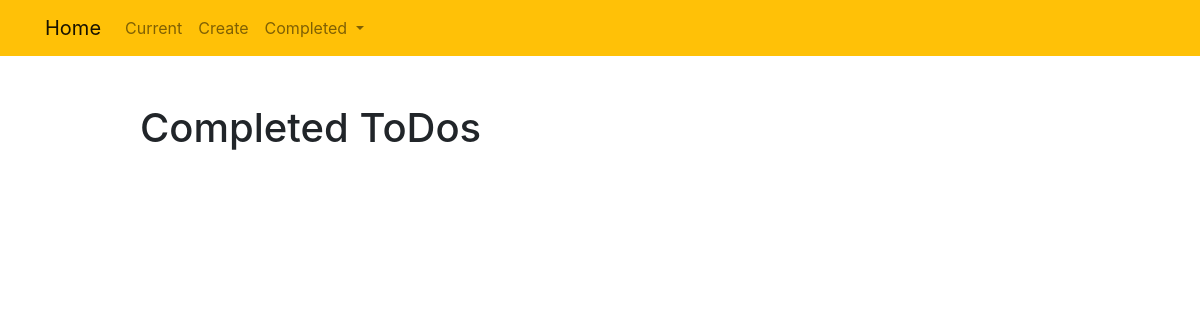
/completedcurrent/, run on an earlier commit of the app's database.
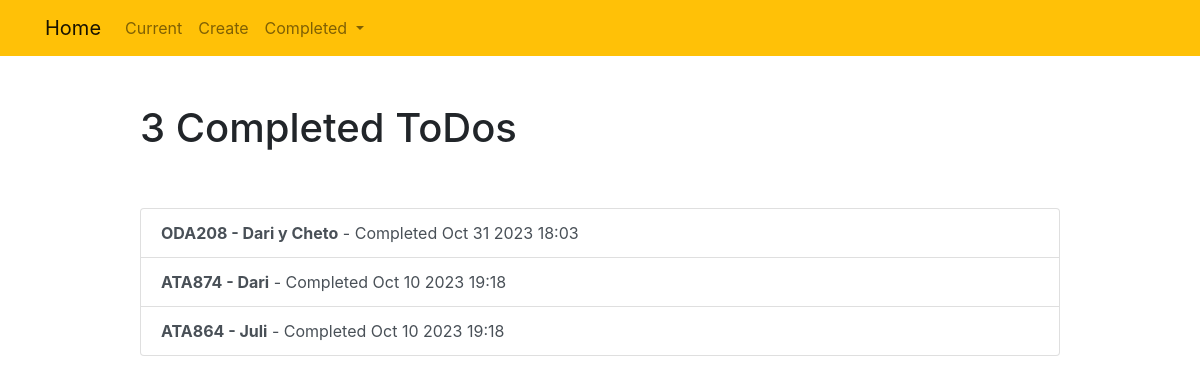
And on a later commit of the database.
### todos/models.py (models this page shows, shortened)
class Todo(models.Model):
	category = models.CharField(max_length=100, blank=True)
	title = models.CharField(max_length=100)
	memo = models.TextField(blank=True)
	created = models.DateTimeField(auto_now_add=True)
	datecompleted = models.DateTimeField(null=True, blank=True)
	important = models.BooleanField(default=False)

### todos/views.py (the view)
# urls.py: path('completedcurrent/', views.currentcompletedtodo ,name='currentcompletedtodo'),
def currentcompletedtodo(request):
	if request.method == 'GET':
		currentMonth = datetime.now().month
		match currentMonth:
			case 1:
				quarter="Delivery 1Q23"
			case 2:
				quarter="Delivery 1Q23"
			case 3:
				quarter="Delivery 1Q23"
			case 4:
				quarter="Delivery 2Q23"
			case 5:
				quarter="Delivery 2Q23"
			case 6:
				quarter="Delivery 2Q23"
			case 7:
				quarter="Delivery 3Q23"
			case 8:
				quarter="Delivery 3Q23"
			case 9:
				quarter="Delivery 3Q23"
			case 10:
				quarter="Delivery 4Q23"
			case 11:
				quarter="Delivery 4Q23"
			case 12:
				quarter="Delivery 4Q23"
		todos = Todo.objects.filter(datecompleted__isnull=False, category=quarter).order_by('-datecompleted')
		params = {'todos':todos}
		return render(request, 'todos/completedtodo.html', params)

### todos/templates/todos/completedtodo.html
{% extends 'todos/base.html' %}
{% block content %}
    <div class="row justify-content-center mt-5">
        <div class="col-md-10">
            {% if todos %}
                 <h1>{{ todos.count }} Completed ToDo{{ todos.count|pluralize }}</h1>
            {% else %}
                           <h1>Completed ToDos</h1>
            {% endif %}
        </div>
    </div>
    <div class="row justify-content-center mt-5">
        <div class="col-md-10" style="height: 450px; overflow: scroll;">
            <div class="list-group">
                {% for todo in todos %}
                    <a href="{% url 'viewtodo' todo.id %}" class="list-group-item list-group-item-action{% if todo.important %} list-group-item-success{% endif %}"><b>{{ todo.title }}</b> - Completed {{ todo.datecompleted|date:'M j Y H:i' }}</a>
                {% endfor %}
            </div>
        </div>
    </div>
{% endblock %}

### todos/templates/todos/base.html (shortened to what this page needs)
<!doctype html>
<html lang="en">
<head>
    <link rel="stylesheet" href="https://stackpath.bootstrapcdn.com/bootstrap/4.4.1/css/bootstrap.min.css">
</head>
<body>
<nav class="navbar navbar-expand-md navbar-light bg-warning">
<div class="container">
    <a class="navbar-brand" href="{% url 'home' %}">
        <span>Home</span>
    </a>
    <div class="collapse navbar-collapse" id="navbarNav">
        <ul class="navbar-nav mr-auto">
                <li class="nav-item {{ current }}">
                    <a class="nav-link" href="{% url 'currenttodo' %}">Current</a>
                </li>
                <li class="nav-item {{ create }}">
                    <a class="nav-link" href="{% url 'create' %}">Create</a>
                </li>
                <li class="nav-item dropdown {{ completed }}">
                <a class="nav-link dropdown-toggle" href="#" id="navbarDropdown" role="button" data-toggle="dropdown" aria-haspopup="true" aria-expanded="false">
                    Completed
                </a>
        </li>
        </ul>
    </div>
</div>
</nav>
<div class="container">
{% block content %}{% endblock %}
</div>
</body>
</html>

What changed in the data, as far as the page shows it:
now on this page (row edited): Todo: title "ODA208 - Dari y Cheto", datecompleted "Oct 31 2023 18:03"
added Todo: title "ATA874 - Dari", datecompleted "Oct 10 2023 19:18"
now on this page (row edited): Todo: title "ATA864 - Juli", datecompleted "Oct 10 2023 19:18"
Also different on the page:
{{ todos.count }}: (not shown) → "3"
text no longer shown: "Completed ToDos"
text now shown: "Completed ToDo"
